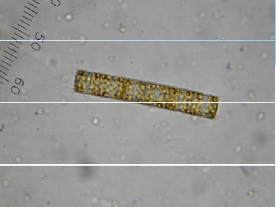
#> input picture Test/dataset/test.jpg, 276 x 207 px; its folder holds 2 pictures in this run
$ python _021715.py   (Python 2 division)
#> lines starting #> are read from the running program, lines starting #| are printed output that depends on the picture
# -*- coding: utf-8 -*-
"""
Created on Thu Feb 19 00:45:48 2015

@author: JD-SW
"""

from PIL import Image
import matplotlib.pylab as plt
import matplotlib.cm as cm
import numpy as np
import os
rootdir = 'dataset'
def readfiles():
    all_im=[]
    for root,dirs,files in os.walk(rootdir):
        for f in files:
            if f.endswith('jpg') or f.endswith('JPG'):
                im = Image.open(os.path.join(root,f))
#> im is the input picture: PIL image 276x207 RGB; mean R, G, B 152, 151.9, 148.6
                im = im.convert('LA')
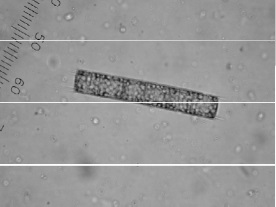
#> im: PIL image 276x207 LA; mean R, G, B, A 151.6, 151.6, 151.6, 255
                plt.imshow(im)
                # Remove axes and ticks
                plt.axis('off')
#
                plt.show()
#                plt.contour(l, [60, 211])
                all_im.append(np.asarray(im.getdata(),dtype=np.uint8))
    return all_im

if __name__ == "__main__":
    a = readfiles()
#    readfiles()
    print a
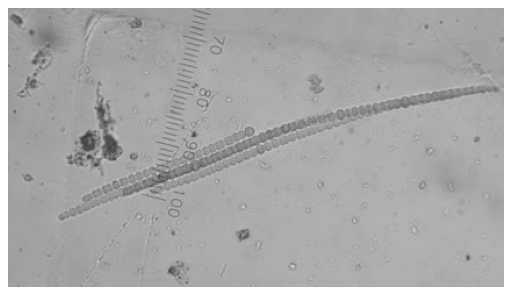
#> figure drawn by matplotlib, 1 panel
